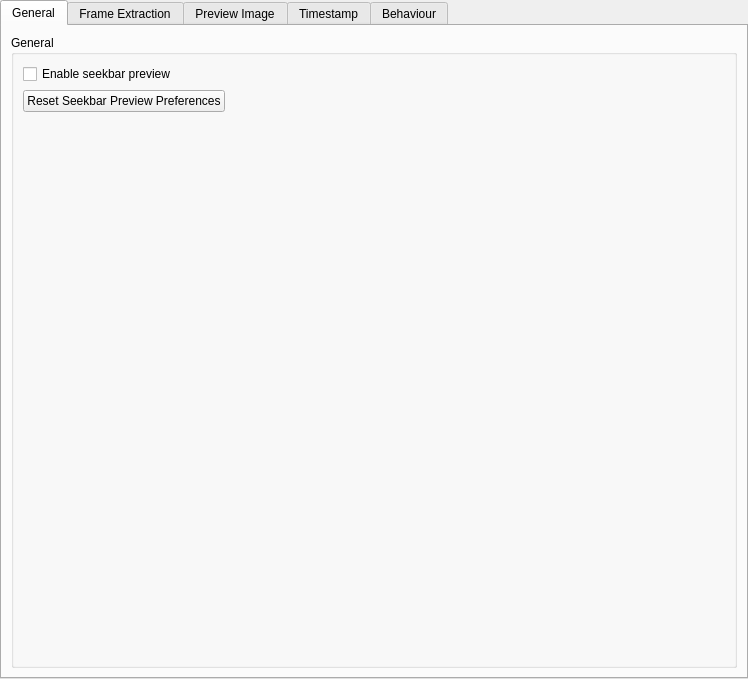
<?xml version="1.0" encoding="UTF-8"?>
<ui version="4.0">
 <class>SPrefsSeekbarPreview</class>
 <widget class="QWidget" name="SPrefsSeekbarPreview">
  <property name="geometry">
   <rect>
    <x>0</x>
    <y>0</y>
    <width>682</width>
    <height>679</height>
   </rect>
  </property>
  <property name="sizePolicy">
   <sizepolicy hsizetype="Preferred" vsizetype="Preferred">
    <horstretch>0</horstretch>
    <verstretch>0</verstretch>
   </sizepolicy>
  </property>
  <property name="windowTitle">
   <string>Seekbar Preview Settings</string>
  </property>
  <layout class="QVBoxLayout" name="verticalLayout">
   <property name="leftMargin">
    <number>0</number>
   </property>
   <property name="topMargin">
    <number>0</number>
   </property>
   <property name="rightMargin">
    <number>0</number>
   </property>
   <property name="bottomMargin">
    <number>0</number>
   </property>
   <item>
    <widget class="QTabWidget" name="tabWidget">
     <property name="tabPosition">
         <enum>QTabWidget::North</enum>
     </property>
     <widget class="QWidget" name="generalTab">
      <attribute name="title">
      <string>General</string>
      </attribute>
      <layout class="QVBoxLayout" name="verticalLayout_generalTab">
      <item>
         <widget class="QGroupBox" name="generalGroup">
         <property name="title">
         <string>General</string>
         </property>
         <layout class="QVBoxLayout" name="verticalLayoutGeneral">
         <item>
            <widget class="QCheckBox" name="enableSeekbarPreview">
            <property name="text">
            <string>Enable seekbar preview</string>
            </property>
            <property name="checked">
            <bool>false</bool>
            </property>
            </widget>
         </item>
         <item>
            <layout class="QHBoxLayout">
            <item>
            <widget class="QPushButton" name="resetToDefaults">
               <property name="text">
               <string>Reset Seekbar Preview Preferences</string>
               </property>
            </widget>
            </item>
            <item>
            <spacer>
               <property name="orientation">
               <enum>Qt::Horizontal</enum>
               </property>
               <property name="sizeHint" stdset="0">
               <size><width>40</width><height>20</height></size>
               </property>
            </spacer>
            </item>
            </layout>
         </item>
         <item>
            <spacer>
            <property name="orientation">
            <enum>Qt::Vertical</enum>
            </property>
            <property name="sizeHint" stdset="0">
            <size><width>20</width><height>40</height></size>
            </property>
            </spacer>
         </item>
         </layout>
         </widget>
      </item>
      </layout>
     </widget>
     <widget class="QWidget" name="frameTab">
      <attribute name="title">
       <string>Frame Extraction</string>
      </attribute>
      <layout class="QVBoxLayout" name="verticalLayout_frameTab">
       <item>
      <widget class="QGroupBox" name="frameExtractionGroup">
       <property name="title">
        <string>Frame Extraction</string>
       </property>
       <layout class="QFormLayout" name="formLayoutFE">
        <item row="0" column="0">
         <widget class="QLabel" name="labelSeekMode">
        <property name="text">
         <string>Seek Mode</string>
        </property>
         </widget>
        </item>
        <item row="0" column="1">
             <widget class="QWidget" name="seekModeContainer" native="true">
               <layout class="QVBoxLayout" name="seekModeLayout">
                <property name="leftMargin">
                  <number>0</number>
                </property>
                <property name="topMargin">
                  <number>0</number>
                </property>
                <property name="rightMargin">
                  <number>0</number>
                </property>
                <property name="bottomMargin">
                  <number>0</number>
                </property>
                <item>
                  <widget class="QRadioButton" name="seekModeExact">
                   <property name="text">
                     <string>Exact frame</string>
                   </property>
                  </widget>
                </item>
                <item>
                  <widget class="QLabel" name="seekModeExactDesc">
                   <property name="text">
                     <string>Slower extraction; the farther the timestamp is from the previous I-frame, the longer it can take.</string>
                   </property>
                   <property name="styleSheet">
                     <string>color: #777777;</string>
                   </property>
                   <property name="wordWrap">
                     <bool>true</bool>
                   </property>
                  </widget>
                </item>
                <item>
                  <widget class="QRadioButton" name="seekModeIframe">
                   <property name="text">
                     <string>Nearest I-frame</string>
                   </property>
                  </widget>
                </item>
                <item>
                  <widget class="QLabel" name="seekModeIframeDesc">
                   <property name="text">
                     <string>Faster extraction; the preview may be offset depending on the video's keyframe spacing.</string>
                   </property>
                   <property name="styleSheet">
                     <string>color: #777777;</string>
                   </property>
                   <property name="wordWrap">
                     <bool>true</bool>
                   </property>
                  </widget>
                </item>
                <item>
                  <widget class="QRadioButton" name="seekModeDynamic">
                   <property name="text">
                     <string>Dynamic</string>
                   </property>
                  </widget>
                </item>
                <item>
                  <widget class="QWidget" name="dynamicSeekContainer" native="true">
                   <layout class="QHBoxLayout" name="dynamicSeekLayout">
                    <property name="leftMargin">
                     <number>0</number>
                    </property>
                    <property name="topMargin">
                     <number>0</number>
                    </property>
                    <property name="rightMargin">
                     <number>0</number>
                    </property>
                    <property name="bottomMargin">
                     <number>0</number>
                    </property>
                    <item>
                     <widget class="QLabel" name="dynamicSeekPrefix">
                      <property name="text">
                       <string>Use exact seeking only when the nearest I-frame is more than</string>
                      </property>
                      <property name="styleSheet">
                       <string>color: #777777;</string>
                      </property>
                      <property name="sizePolicy">
                        <sizepolicy hsizetype="Fixed" vsizetype="Preferred">
                          <horstretch>0</horstretch>
                          <verstretch>0</verstretch>
                        </sizepolicy>
                      </property>
                     </widget>
                    </item>
                    <item>
                     <widget class="QSpinBox" name="dynamicSeekThreshold">
                      <property name="minimum">
                       <number>1</number>
                      </property>
                      <property name="maximum">
                       <number>60</number>
                      </property>
                      <property name="value">
                       <number>10</number>
                      </property>
                      <property name="maximumWidth">
                       <number>50</number>
                      </property>
                     </widget>
                    </item>
                    <item>
                     <widget class="QLabel" name="dynamicSeekSuffix">
                      <property name="text">
                       <string>seconds away from the hovered position.</string>
                      </property>
                      <property name="styleSheet">
                       <string>color: #777777;</string>
                      </property>
                     </widget>
                    </item>
                   </layout>
                  </widget>
                </item>
               </layout>
             </widget>
        </item>
        <item row="1" column="0">
         <widget class="QLabel" name="labelCacheLimit">
        <property name="text">
             <string>Cache Limit (MB)</string>
        </property>
         </widget>
        </item>
        <item row="1" column="1">
             <widget class="QWidget" name="cacheLimitContainer" native="true">
              <layout class="QHBoxLayout" name="cacheLimitLayout">
            <property name="leftMargin">
             <number>0</number>
            </property>
            <property name="topMargin">
             <number>0</number>
            </property>
            <property name="rightMargin">
             <number>0</number>
            </property>
            <property name="bottomMargin">
             <number>0</number>
            </property>
            <item>
             <widget class="QSlider" name="cacheLimit">
              <property name="minimum">
               <number>10</number>
              </property>
              <property name="maximum">
               <number>300</number>
              </property>
              <property name="singleStep">
               <number>10</number>
              </property>
              <property name="pageStep">
               <number>10</number>
              </property>
              <property name="tickPosition">
               <enum>QSlider::TicksBelow</enum>
              </property>
              <property name="tickInterval">
               <number>10</number>
              </property>
              <property name="orientation">
               <enum>Qt::Horizontal</enum>
              </property>
             </widget>
            </item>
            <item>
             <widget class="QLabel" name="cacheLimitValue">
              <property name="minimumSize">
               <size>
                <width>52</width>
                <height>0</height>
               </size>
              </property>
              <property name="alignment">
               <set>Qt::AlignRight|Qt::AlignVCenter</set>
              </property>
             </widget>
            </item>
              </layout>
             </widget>
        </item>
        <item row="2" column="0">
         <widget class="QLabel" name="labelFrameRes">
        <property name="text">
         <string>Frame Resolution</string>
        </property>
         </widget>
        </item>
        <item row="2" column="1">
             <widget class="QWidget" name="frameResolutionContainer" native="true">
               <layout class="QVBoxLayout" name="frameResolutionLayout">
                <property name="leftMargin">
                  <number>0</number>
                </property>
                <property name="topMargin">
                  <number>0</number>
                </property>
                <property name="rightMargin">
                  <number>0</number>
                </property>
                <property name="bottomMargin">
                  <number>0</number>
                </property>
                <item>
                 <widget class="QWidget" name="frameResolutionRowWidget" native="true">
                  <layout class="QHBoxLayout" name="frameResolutionRow">
                   <property name="leftMargin">
                    <number>0</number>
                   </property>
                   <property name="topMargin">
                    <number>0</number>
                   </property>
                   <property name="rightMargin">
                    <number>0</number>
                   </property>
                   <property name="bottomMargin">
                    <number>0</number>
                   </property>
                   <item>
                    <widget class="QSlider" name="frameResolution">
                     <property name="minimum">
                      <number>0</number>
                     </property>
                     <property name="maximum">
                      <number>5</number>
                     </property>
                     <property name="tickPosition">
                      <enum>QSlider::TicksBelow</enum>
                     </property>
                     <property name="tickInterval">
                      <number>1</number>
                     </property>
                     <property name="orientation">
                      <enum>Qt::Horizontal</enum>
                     </property>
                    </widget>
                   </item>
                   <item>
                    <widget class="QLabel" name="frameResolutionValue">
                     <property name="minimumSize">
                      <size>
                       <width>52</width>
                       <height>0</height>
                      </size>
                     </property>
                     <property name="alignment">
                      <set>Qt::AlignRight|Qt::AlignVCenter</set>
                     </property>
                    </widget>
                   </item>
                  </layout>
                 </widget>
                </item>
               </layout>
             </widget>
        </item>
       </layout>
      </widget>
       </item>
      </layout>
     </widget>
     <widget class="QWidget" name="previewTab">
      <attribute name="title">
       <string>Preview Image</string>
      </attribute>
      <layout class="QVBoxLayout" name="verticalLayout_previewTab">
       <item>
        <widget class="QGroupBox" name="previewScalingGroup">
         <property name="title">
          <string>Preview Scaling</string>
         </property>
         <layout class="QFormLayout" name="formLayoutPreviewScaling">
          <item row="0" column="0">
           <widget class="QLabel" name="labelBoxSize">
            <property name="text">
             <string>Box Size (px)</string>
            </property>
           </widget>
          </item>
          <item row="0" column="1">
           <widget class="QWidget" name="boxSizeContainer" native="true">
            <layout class="QHBoxLayout" name="boxSizeLayout">
             <property name="leftMargin">
              <number>0</number>
             </property>
             <property name="topMargin">
              <number>0</number>
             </property>
             <property name="rightMargin">
              <number>0</number>
             </property>
             <property name="bottomMargin">
              <number>0</number>
             </property>
             <item>
              <widget class="QSlider" name="boxSize">
               <property name="minimum">
                <number>100</number>
               </property>
               <property name="maximum">
                <number>600</number>
               </property>
               <property name="singleStep">
                <number>10</number>
               </property>
               <property name="pageStep">
                <number>50</number>
               </property>
               <property name="tickPosition">
                <enum>QSlider::TicksBelow</enum>
               </property>
               <property name="tickInterval">
                <number>50</number>
               </property>
               <property name="orientation">
                <enum>Qt::Horizontal</enum>
               </property>
              </widget>
             </item>
             <item>
              <widget class="QLabel" name="boxSizeValue">
               <property name="minimumSize">
                <size>
                 <width>52</width>
                 <height>0</height>
                </size>
               </property>
               <property name="alignment">
                <set>Qt::AlignRight|Qt::AlignVCenter</set>
               </property>
              </widget>
             </item>
            </layout>
           </widget>
          </item>
         </layout>
        </widget>
       </item>
       <item>
        <widget class="QGroupBox" name="borderSettingsGroup">
         <property name="title">
          <string>Border Settings</string>
         </property>
         <layout class="QFormLayout" name="formLayoutBorderSettings">
          <item row="0" column="0">
           <widget class="QLabel" name="labelBorderWidth">
            <property name="text">
             <string>Border Width (px)</string>
            </property>
           </widget>
          </item>
          <item row="0" column="1">
           <widget class="QWidget" name="borderWidthContainer" native="true">
            <layout class="QHBoxLayout" name="borderWidthLayout">
             <property name="leftMargin">
              <number>0</number>
             </property>
             <property name="topMargin">
              <number>0</number>
             </property>
             <property name="rightMargin">
              <number>0</number>
             </property>
             <property name="bottomMargin">
              <number>0</number>
             </property>
             <item>
              <widget class="QSlider" name="previewBorderWidth">
               <property name="minimum">
                <number>0</number>
               </property>
               <property name="maximum">
                <number>100</number>
               </property>
               <property name="tickPosition">
                <enum>QSlider::TicksBelow</enum>
               </property>
               <property name="tickInterval">
                <number>10</number>
               </property>
               <property name="orientation">
                <enum>Qt::Horizontal</enum>
               </property>
              </widget>
             </item>
             <item>
              <widget class="QLabel" name="previewBorderWidthValue">
               <property name="minimumSize">
                <size>
                 <width>52</width>
                 <height>0</height>
                </size>
               </property>
               <property name="alignment">
                <set>Qt::AlignRight|Qt::AlignVCenter</set>
               </property>
              </widget>
             </item>
            </layout>
           </widget>
          </item>
          <item row="1" column="0">
           <widget class="QLabel" name="labelBorderColor">
            <property name="text">
             <string>Border Color</string>
            </property>
           </widget>
          </item>
          <item row="1" column="1">
           <widget class="QPushButton" name="previewBorderColor">
            <property name="text">
             <string>Choose Color...</string>
            </property>
           </widget>
          </item>
          <item row="2" column="0">
           <widget class="QLabel" name="labelBorderRadius">
            <property name="text">
             <string>Border Radius (px)</string>
            </property>
           </widget>
          </item>
          <item row="2" column="1">
           <widget class="QWidget" name="borderRadiusContainer" native="true">
            <layout class="QHBoxLayout" name="borderRadiusLayout">
             <property name="leftMargin">
              <number>0</number>
             </property>
             <property name="topMargin">
              <number>0</number>
             </property>
             <property name="rightMargin">
              <number>0</number>
             </property>
             <property name="bottomMargin">
              <number>0</number>
             </property>
             <item>
              <widget class="QSlider" name="previewBorderRadius">
               <property name="minimum">
                <number>0</number>
               </property>
               <property name="maximum">
                <number>200</number>
               </property>
               <property name="tickPosition">
                <enum>QSlider::TicksBelow</enum>
               </property>
               <property name="tickInterval">
                <number>10</number>
               </property>
               <property name="orientation">
                <enum>Qt::Horizontal</enum>
               </property>
              </widget>
             </item>
             <item>
              <widget class="QLabel" name="previewBorderRadiusValue">
               <property name="minimumSize">
                <size>
                 <width>52</width>
                 <height>0</height>
                </size>
               </property>
               <property name="alignment">
                <set>Qt::AlignRight|Qt::AlignVCenter</set>
               </property>
              </widget>
             </item>
            </layout>
           </widget>
          </item>
         </layout>
        </widget>
       </item>
       <item>
        <spacer name="verticalSpacerPreviewTab">
         <property name="orientation">
          <enum>Qt::Vertical</enum>
         </property>
         <property name="sizeHint" stdset="0">
          <size><width>20</width><height>40</height></size>
         </property>
        </spacer>
       </item>
      </layout>
     </widget>
     <widget class="QWidget" name="timestampTab">
      <attribute name="title">
       <string>Timestamp</string>
      </attribute>
      <layout class="QVBoxLayout" name="verticalLayout_timestampTab">
       <item>
      <widget class="QGroupBox" name="fontSettingsGroup">
       <property name="title">
        <string>Font Settings</string>
       </property>
       <layout class="QFormLayout" name="formLayoutFontSettings">
        <item row="0" column="0">
         <widget class="QLabel" name="labelFontSizeScale">
          <property name="text">
           <string>Font Size Scale</string>
          </property>
         </widget>
        </item>
        <item row="0" column="1">
         <widget class="QWidget" name="fontSizeScaleContainer" native="true">
          <layout class="QHBoxLayout" name="fontSizeScaleLayout">
           <property name="leftMargin">
            <number>0</number>
           </property>
           <property name="topMargin">
            <number>0</number>
           </property>
           <property name="rightMargin">
            <number>0</number>
           </property>
           <property name="bottomMargin">
            <number>0</number>
           </property>
           <item>
            <widget class="QSlider" name="fontSizeScale">
             <property name="minimum">
              <number>0</number>
             </property>
             <property name="maximum">
              <number>40</number>
             </property>
             <property name="tickPosition">
              <enum>QSlider::TicksBelow</enum>
             </property>
             <property name="tickInterval">
              <number>1</number>
             </property>
             <property name="orientation">
              <enum>Qt::Horizontal</enum>
             </property>
            </widget>
           </item>
           <item>
            <widget class="QLabel" name="fontSizeScaleValue">
             <property name="minimumSize">
              <size>
               <width>52</width>
               <height>0</height>
              </size>
             </property>
             <property name="alignment">
              <set>Qt::AlignRight|Qt::AlignVCenter</set>
             </property>
            </widget>
           </item>
          </layout>
         </widget>
        </item>
        <item row="1" column="0">
         <widget class="QLabel" name="labelTextCol">
          <property name="text">
           <string>Color</string>
          </property>
         </widget>
        </item>
        <item row="1" column="1">
         <widget class="QPushButton" name="textColor">
          <property name="text">
           <string>Choose Color...</string>
          </property>
         </widget>
        </item>
       </layout>
      </widget>
       </item>
       <item>
      <widget class="QGroupBox" name="backgroundBorderGroup">
       <property name="title">
        <string>Background &amp; Border</string>
       </property>
       <layout class="QFormLayout" name="formLayoutBackgroundBorder">
        <item row="0" column="0">
         <widget class="QLabel" name="labelTSBgColor">
          <property name="text">
           <string>Background Color</string>
          </property>
         </widget>
        </item>
        <item row="0" column="1">
         <widget class="QPushButton" name="timestampBackgroundColor">
          <property name="text">
           <string>Choose Color...</string>
          </property>
         </widget>
        </item>
        <item row="1" column="0">
         <widget class="QLabel" name="labelTSBorderWidth">
          <property name="text">
           <string>Border Width</string>
          </property>
         </widget>
        </item>
        <item row="1" column="1">
         <widget class="QWidget" name="timestampBorderWidthContainer" native="true">
          <layout class="QHBoxLayout" name="timestampBorderWidthLayout">
           <property name="leftMargin">
            <number>0</number>
           </property>
           <property name="topMargin">
            <number>0</number>
           </property>
           <property name="rightMargin">
            <number>0</number>
           </property>
           <property name="bottomMargin">
            <number>0</number>
           </property>
           <item>
            <widget class="QSlider" name="timestampBorderWidth">
             <property name="minimum">
              <number>0</number>
             </property>
             <property name="maximum">
              <number>20</number>
             </property>
             <property name="tickPosition">
              <enum>QSlider::TicksBelow</enum>
             </property>
             <property name="tickInterval">
              <number>1</number>
             </property>
             <property name="orientation">
              <enum>Qt::Horizontal</enum>
             </property>
            </widget>
           </item>
           <item>
            <widget class="QLabel" name="timestampBorderWidthValue">
             <property name="minimumSize">
              <size>
               <width>52</width>
               <height>0</height>
              </size>
             </property>
             <property name="alignment">
              <set>Qt::AlignRight|Qt::AlignVCenter</set>
             </property>
            </widget>
           </item>
          </layout>
         </widget>
        </item>
        <item row="2" column="0">
         <widget class="QLabel" name="labelTSBorderRadius">
          <property name="text">
           <string>Border Radius</string>
          </property>
         </widget>
        </item>
        <item row="2" column="1">
         <widget class="QWidget" name="timestampBorderRadiusContainer" native="true">
          <layout class="QHBoxLayout" name="timestampBorderRadiusLayout">
           <property name="leftMargin">
            <number>0</number>
           </property>
           <property name="topMargin">
            <number>0</number>
           </property>
           <property name="rightMargin">
            <number>0</number>
           </property>
           <property name="bottomMargin">
            <number>0</number>
           </property>
           <item>
            <widget class="QSlider" name="timestampBorderRadius">
             <property name="minimum">
              <number>0</number>
             </property>
             <property name="maximum">
              <number>20</number>
             </property>
             <property name="tickPosition">
              <enum>QSlider::TicksBelow</enum>
             </property>
             <property name="tickInterval">
              <number>1</number>
             </property>
             <property name="orientation">
              <enum>Qt::Horizontal</enum>
             </property>
            </widget>
           </item>
           <item>
            <widget class="QLabel" name="timestampBorderRadiusValue">
             <property name="minimumSize">
              <size>
               <width>52</width>
               <height>0</height>
              </size>
             </property>
             <property name="alignment">
              <set>Qt::AlignRight|Qt::AlignVCenter</set>
             </property>
            </widget>
           </item>
          </layout>
         </widget>
        </item>
        <item row="3" column="0">
         <widget class="QLabel" name="labelTSBorderColor">
          <property name="text">
           <string>Border Color</string>
          </property>
         </widget>
        </item>
        <item row="3" column="1">
         <widget class="QPushButton" name="timestampBorderColor">
          <property name="text">
           <string>Choose Color...</string>
          </property>
         </widget>
        </item>
       </layout>
      </widget>
       </item>
       <item>
      <widget class="QGroupBox" name="spacingInsideGroup">
       <property name="title">
        <string>Spacing (inside)</string>
       </property>
       <layout class="QFormLayout" name="formLayoutSpacingInside">
        <item row="0" column="0">
         <widget class="QLabel" name="labelPaddingY">
          <property name="text">
           <string>Padding Y</string>
          </property>
         </widget>
        </item>
        <item row="0" column="1">
         <widget class="QWidget" name="paddingYContainer" native="true">
          <layout class="QHBoxLayout" name="paddingYLayout">
           <property name="leftMargin">
            <number>0</number>
           </property>
           <property name="topMargin">
            <number>0</number>
           </property>
           <property name="rightMargin">
            <number>0</number>
           </property>
           <property name="bottomMargin">
            <number>0</number>
           </property>
           <item>
            <widget class="QSlider" name="paddingY">
             <property name="minimum">
              <number>0</number>
             </property>
             <property name="maximum">
              <number>100</number>
             </property>
             <property name="tickPosition">
              <enum>QSlider::TicksBelow</enum>
             </property>
             <property name="tickInterval">
              <number>5</number>
             </property>
             <property name="orientation">
              <enum>Qt::Horizontal</enum>
             </property>
            </widget>
           </item>
           <item>
            <widget class="QLabel" name="paddingYValue">
             <property name="minimumSize">
              <size>
               <width>52</width>
               <height>0</height>
              </size>
             </property>
             <property name="alignment">
              <set>Qt::AlignRight|Qt::AlignVCenter</set>
             </property>
            </widget>
           </item>
          </layout>
         </widget>
        </item>
        <item row="1" column="0">
         <widget class="QLabel" name="labelPaddingX">
          <property name="text">
           <string>Padding X</string>
          </property>
         </widget>
        </item>
        <item row="1" column="1">
         <widget class="QWidget" name="paddingXContainer" native="true">
          <layout class="QHBoxLayout" name="paddingXLayout">
           <property name="leftMargin">
            <number>0</number>
           </property>
           <property name="topMargin">
            <number>0</number>
           </property>
           <property name="rightMargin">
            <number>0</number>
           </property>
           <property name="bottomMargin">
            <number>0</number>
           </property>
           <item>
            <widget class="QSlider" name="paddingX">
             <property name="minimum">
              <number>0</number>
             </property>
             <property name="maximum">
              <number>100</number>
             </property>
             <property name="tickPosition">
              <enum>QSlider::TicksBelow</enum>
             </property>
             <property name="tickInterval">
              <number>5</number>
             </property>
             <property name="orientation">
              <enum>Qt::Horizontal</enum>
             </property>
            </widget>
           </item>
           <item>
            <widget class="QLabel" name="paddingXValue">
             <property name="minimumSize">
              <size>
               <width>52</width>
               <height>0</height>
              </size>
             </property>
             <property name="alignment">
              <set>Qt::AlignRight|Qt::AlignVCenter</set>
             </property>
            </widget>
           </item>
          </layout>
         </widget>
        </item>
       </layout>
      </widget>
       </item>
       <item>
      <widget class="QGroupBox" name="spacingOutsideGroup">
       <property name="title">
        <string>Spacing (outside)</string>
       </property>
       <layout class="QFormLayout" name="formLayoutSpacingOutside">
        <item row="0" column="0">
         <widget class="QLabel" name="labelTopMargin">
          <property name="text">
           <string>Margin Top</string>
          </property>
         </widget>
        </item>
        <item row="0" column="1">
         <widget class="QWidget" name="topMarginContainer" native="true">
          <layout class="QHBoxLayout" name="topMarginLayout">
           <property name="leftMargin">
            <number>0</number>
           </property>
           <property name="topMargin">
            <number>0</number>
           </property>
           <property name="rightMargin">
            <number>0</number>
           </property>
           <property name="bottomMargin">
            <number>0</number>
           </property>
           <item>
            <widget class="QSlider" name="topMargin">
             <property name="minimum">
              <number>0</number>
             </property>
             <property name="maximum">
              <number>80</number>
             </property>
             <property name="tickPosition">
              <enum>QSlider::TicksBelow</enum>
             </property>
             <property name="tickInterval">
              <number>4</number>
             </property>
             <property name="orientation">
              <enum>Qt::Horizontal</enum>
             </property>
            </widget>
           </item>
           <item>
            <widget class="QLabel" name="topMarginValue">
             <property name="minimumSize">
              <size>
               <width>52</width>
               <height>0</height>
              </size>
             </property>
             <property name="alignment">
              <set>Qt::AlignRight|Qt::AlignVCenter</set>
             </property>
            </widget>
           </item>
          </layout>
         </widget>
        </item>
        <item row="1" column="0">
         <widget class="QLabel" name="labelBottomMargin">
          <property name="text">
           <string>Margin Bottom</string>
          </property>
         </widget>
        </item>
        <item row="1" column="1">
         <widget class="QWidget" name="bottomMarginContainer" native="true">
          <layout class="QHBoxLayout" name="bottomMarginLayout">
           <property name="leftMargin">
            <number>0</number>
           </property>
           <property name="topMargin">
            <number>0</number>
           </property>
           <property name="rightMargin">
            <number>0</number>
           </property>
           <property name="bottomMargin">
            <number>0</number>
           </property>
           <item>
            <widget class="QSlider" name="bottomMargin">
             <property name="minimum">
              <number>0</number>
             </property>
             <property name="maximum">
              <number>80</number>
             </property>
             <property name="tickPosition">
              <enum>QSlider::TicksBelow</enum>
             </property>
             <property name="tickInterval">
              <number>4</number>
             </property>
             <property name="orientation">
              <enum>Qt::Horizontal</enum>
             </property>
            </widget>
           </item>
           <item>
            <widget class="QLabel" name="bottomMarginValue">
             <property name="minimumSize">
              <size>
               <width>52</width>
               <height>0</height>
              </size>
             </property>
             <property name="alignment">
              <set>Qt::AlignRight|Qt::AlignVCenter</set>
             </property>
            </widget>
           </item>
          </layout>
         </widget>
        </item>
       </layout>
      </widget>
       </item>
       <item>
        <spacer name="verticalSpacerTimestampTab">
         <property name="orientation">
          <enum>Qt::Vertical</enum>
         </property>
         <property name="sizeHint" stdset="0">
          <size><width>20</width><height>40</height></size>
         </property>
        </spacer>
       </item>
      </layout>
     </widget>
     <widget class="QWidget" name="behaviourTab">
      <attribute name="title">
       <string>Behaviour</string>
      </attribute>
      <layout class="QVBoxLayout" name="verticalLayout_behaviourTab">
       <item>
      <widget class="QGroupBox" name="behaviourGroup">
       <property name="title">
        <string>Behaviour</string>
       </property>
       <layout class="QFormLayout" name="formLayoutB">
        <item row="0" column="0">
        <widget class="QCheckBox" name="interactivePreview">
         <property name="text">
          <string>Interactive Preview</string>
         </property>
         </widget>
        </item>
        <item row="1" column="0">
        <widget class="QLabel" name="interactivePreviewDesc">
         <property name="text">
          <string>When enabled, the preview box is included in the hover area</string>
         </property>
         <property name="styleSheet">
          <string>color: #777777;</string>
         </property>
         <property name="wordWrap">
          <bool>false</bool>
         </property>
         </widget>
        </item>
        <item row="2" column="0">
        <widget class="QCheckBox" name="handCursorOnHover">
         <property name="text">
          <string>Hand Cursor on Hover</string>
         </property>
         </widget>
        </item>
        <item row="3" column="0">
         <widget class="QLabel" name="labelShowDelay">
         <property name="text">
          <string>Show Delay (ms)</string>
         </property>
         </widget>
        </item>
        <item row="3" column="1">
         <widget class="QWidget" name="showDelayContainer" native="true">
          <layout class="QHBoxLayout" name="showDelayLayout">
           <property name="leftMargin">
            <number>0</number>
           </property>
           <property name="topMargin">
            <number>0</number>
           </property>
           <property name="rightMargin">
            <number>0</number>
           </property>
           <property name="bottomMargin">
            <number>0</number>
           </property>
           <item>
            <widget class="QSlider" name="showDelay">
             <property name="minimum">
              <number>0</number>
             </property>
             <property name="maximum">
              <number>3000</number>
             </property>
             <property name="singleStep">
              <number>50</number>
             </property>
             <property name="pageStep">
              <number>250</number>
             </property>
             <property name="tickPosition">
              <enum>QSlider::TicksBelow</enum>
             </property>
             <property name="tickInterval">
              <number>50</number>
             </property>
             <property name="orientation">
              <enum>Qt::Horizontal</enum>
             </property>
             <property name="value">
              <number>0</number>
             </property>
            </widget>
           </item>
           <item>
            <widget class="QLabel" name="showDelayValue">
             <property name="minimumSize">
              <size>
               <width>68</width>
               <height>0</height>
              </size>
             </property>
             <property name="alignment">
              <set>Qt::AlignRight|Qt::AlignVCenter</set>
             </property>
             <property name="text">
              <string>0 ms</string>
             </property>
            </widget>
           </item>
          </layout>
         </widget>
        </item>
       </layout>
      </widget>
       </item>
      </layout>
     </widget>
    </widget>
    </item>
    </layout>
 </widget>
 <resources/>
 <connections/>
</ui>
